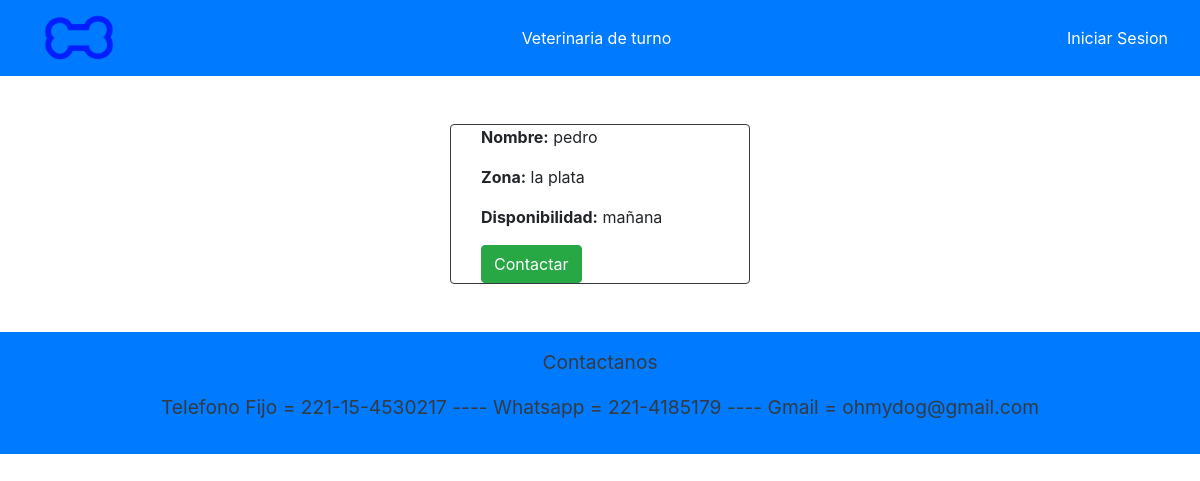
The page /paseadores on the database as committed earlier.
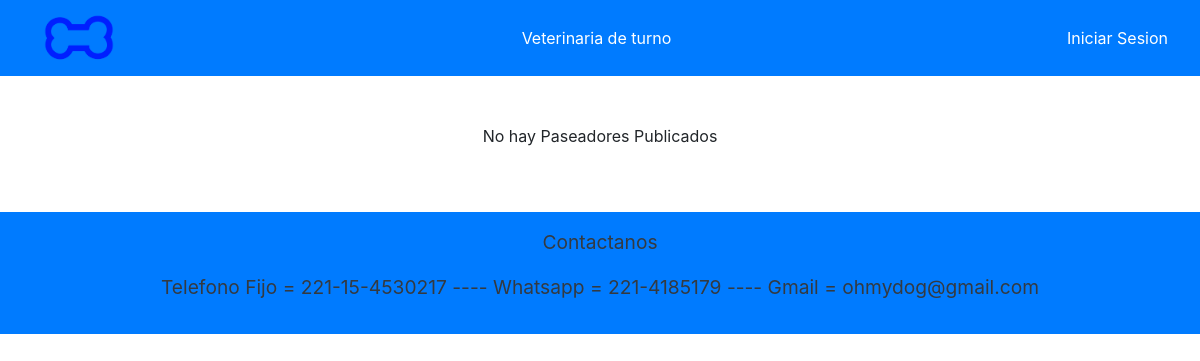
The same page on the database as committed later.
### APP/models.py (models this page shows, shortened)
class Paseador(models.Model):
    nombre = models.CharField(max_length=50)
    telefono = models.IntegerField()
    zona = models.CharField(max_length=20)
    disponibilidad = models.CharField(max_length=30)
    dni = models.CharField(max_length=8)

### APP/views.py (the view)
# urls.py: path('paseadores',views.listarPaseadores,name='paseadores'),
def listarPaseadores(request):
    pasea = Paseador.objects.all()
    context = {'context': pasea,
               'usuario': usuario}
    return render(request, 'paginas/listaPaseadores.html', context)

### APP/templates/paginas/listaPaseadores.html (shortened to what this page needs)
{% extends 'paginas/base.html' %}
{% load static %}
{% block contenido %}
<div class="d-flex justify-content-center flex-column align-items-center">
    {% if context|length == 0 %}
        <p>No hay Paseadores Publicados</p>
    {% else %}
          {% for c in context %}
          <div class="container w-25 justify-content-center align-items-center border border-5 border-dark rounded">
            <div class="col justify-content-center align-items-center">
              <p><strong>Nombre:</strong> {{ c.nombre }}</p>
                <p><strong>Zona:</strong> {{ c.zona }}</p>
                <p><strong>Disponibilidad:</strong> {{ c.disponibilidad }}</p>
                {% if usuario.esCliente %}
                    <a href="./contactarP/{{c.nombre}}/{{c.telefono}}" class="btn btn-success">Contactar</a>
                {% else %}
                    {% if usuario.esVeterinario %}
                        <button onclick="confirmar()" class="btn btn-danger">Borrar</button>
                        <script>
                          function confirmar(){
                            let conf = window.confirm('Seguro que quieres borrar este elemento??')
                            if(conf)
                              window.location.href = "./borrarP/{{c.telefono}}"
                          }
                        </script>
                    {% else %}
                        <a href="./contactarPVisit/{{c.nombre}}/{{c.telefono}}" class="btn btn-success">Contactar</a>
                    {% endif %}
                {% endif %}
            </div>
          </div>
         {% endfor %}
    {% endif %}
</div>
{% endblock %}

Rows that differ between the two databases and show on the page:
removed Paseador: nombre "pedro", zona "la plata", disponibilidad "mañana"
Other text that changed with them:
text now shown: "No hay Paseadores Publicados"
